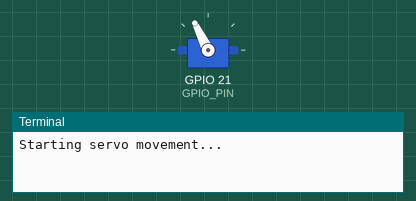
A program run on a simulated Raspberry Pi (BCM pin numbers). On the bench: servo, the last lines printed to the terminal. Servo angles are drawn from the pulse width (0.5 ms = 0°, 2.5 ms = 180°). At 2.9 s the program stops and its outputs stay as they are.

Above: at 0.15 s.
At 1.05 s:
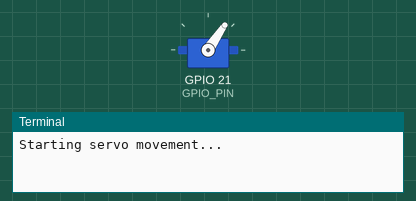
At 1.9 s:
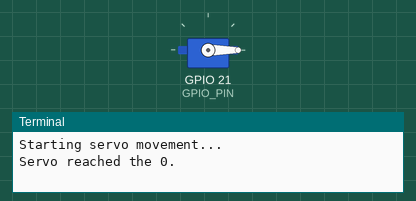
Timing chart, 0 to 3.4 s (numbered marks = the images above):
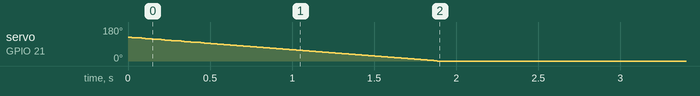

The program:

servo_open.py
```python
#!/usr/bin/python3

import lgpio
import time

# GPIO setup
GPIO_PIN = 21
PWM_FREQUENCY = 50

# Servo configuration
MIN_DUTY = 2.5
MAX_DUTY = 12.5
ANGLE_RANGE = 180.0

# Open GPIO chip
chip = lgpio.gpiochip_open(0)
lgpio.gpio_claim_output(chip, GPIO_PIN)

# Function to calculate duty cycle for a given angle
def angle_to_duty_cycle(angle):
    return MIN_DUTY + (angle / ANGLE_RANGE) * (MAX_DUTY - MIN_DUTY)

# Gradual rotation from current to target angle
def rotate_servo(current_angle, target_angle, sleep_time):
    step = 1 if target_angle > current_angle else -1
    for angle in range(current_angle, target_angle + step, step):
        duty_cycle = angle_to_duty_cycle(angle)
        lgpio.tx_pwm(chip, GPIO_PIN, PWM_FREQUENCY, duty_cycle)
        time.sleep(sleep_time)

# Main execution
try:
    # Configuration
    target_angle = 125
    sleep_time = 0.015

    print("Starting servo movement...")
    rotate_servo(target_angle, 0, sleep_time)
    print("Servo reached the 0.")

except KeyboardInterrupt:
    print("Program interrupted.")

finally:
    # Cleanup
    time.sleep(1)
    lgpio.tx_pwm(chip, GPIO_PIN, 0, 0)
    lgpio.gpio_free(chip, GPIO_PIN)
    print("GPIO cleanup complete.")
```

Measured:
- by itself, servo on GPIO 21 (GPIO_PIN): moves from 125° to 0° over 1.9 s
